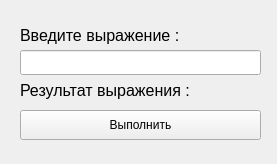
<?xml version="1.0" encoding="UTF-8"?>
<ui version="4.0">
 <class>voidWindow</class>
 <widget class="QMainWindow" name="voidWindow">
  <property name="geometry">
   <rect>
    <x>0</x>
    <y>0</y>
    <width>277</width>
    <height>164</height>
   </rect>
  </property>
  <property name="minimumSize">
   <size>
    <width>277</width>
    <height>164</height>
   </size>
  </property>
  <property name="maximumSize">
   <size>
    <width>277</width>
    <height>164</height>
   </size>
  </property>
  <property name="windowTitle">
   <string>Калькулятор выражения</string>
  </property>
  <widget class="QWidget" name="centralwidget">
   <widget class="QLabel" name="label_text_res">
    <property name="geometry">
     <rect>
      <x>20</x>
      <y>80</y>
      <width>181</width>
      <height>21</height>
     </rect>
    </property>
    <property name="font">
     <font>
      <pointsize>12</pointsize>
     </font>
    </property>
    <property name="text">
     <string>Результат выражения :</string>
    </property>
   </widget>
   <widget class="QLineEdit" name="lineEdit_expr">
    <property name="geometry">
     <rect>
      <x>20</x>
      <y>50</y>
      <width>241</width>
      <height>25</height>
     </rect>
    </property>
    <property name="font">
     <font>
      <pointsize>11</pointsize>
     </font>
    </property>
   </widget>
   <widget class="QLabel" name="label_text">
    <property name="geometry">
     <rect>
      <x>20</x>
      <y>20</y>
      <width>171</width>
      <height>31</height>
     </rect>
    </property>
    <property name="font">
     <font>
      <pointsize>12</pointsize>
     </font>
    </property>
    <property name="text">
     <string>Введите выражение :</string>
    </property>
   </widget>
   <widget class="QPushButton" name="pushButton_go">
    <property name="geometry">
     <rect>
      <x>20</x>
      <y>110</y>
      <width>241</width>
      <height>30</height>
     </rect>
    </property>
    <property name="text">
     <string>Выполнить</string>
    </property>
   </widget>
   <widget class="QLabel" name="label_res">
    <property name="geometry">
     <rect>
      <x>200</x>
      <y>75</y>
      <width>41</width>
      <height>31</height>
     </rect>
    </property>
    <property name="font">
     <font>
      <pointsize>12</pointsize>
     </font>
    </property>
    <property name="text">
     <string/>
    </property>
   </widget>
  </widget>
  <widget class="QMenuBar" name="menubar">
   <property name="geometry">
    <rect>
     <x>0</x>
     <y>0</y>
     <width>277</width>
     <height>21</height>
    </rect>
   </property>
  </widget>
 </widget>
 <resources/>
 <connections/>
</ui>
